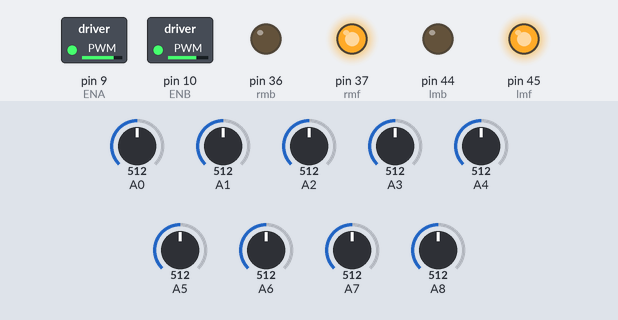
A sketch run on a simulated Arduino Mega 2560, built with avr-gcc and run on an emulated ATmega2560. Shown: switched loads named in the sketch (green lamp = pin HIGH), output pins drawn as LEDs (lit = HIGH). The inputs (shaded band) are chosen by the test bench; at power-on: A0 = 512, A1 = 512, A2 = 512, A3 = 512, A4 = 512, A5 = 512, A6 = 512, A7 = 512, A8 = 512.

Above: at 0.1 s.
Timing chart, 0 to 1.6 s (numbered marks = the images above):
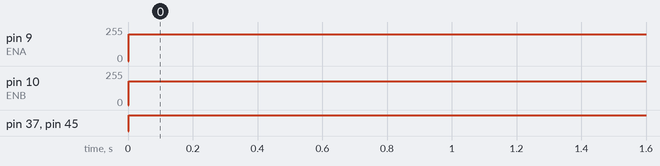

The sketch:

LuthaBot_2.0_Line_Follow.ino
```cpp
#include <NewPing.h>

#define TRIGGER_PIN  22  // Arduino pin tied to trigger pin on the ultrasonic sensor.
#define ECHO_PIN     23  // Arduino pin tied to echo pin on the ultrasonic sensor.
#define MAX_DISTANCE 30 // Maximum distance we want to ping for (in centimeters). Maximum sensor distance is rated at 400-500cm.
#define threshold 340

NewPing sonar(TRIGGER_PIN, ECHO_PIN, MAX_DISTANCE); // NewPing setup of pins and maximum distance.

int rmf = 37;
int rmb = 36;
int lmf = 45;       //initiating motor @Digital Pins
int lmb = 44;

int ENA = 9;        //Enabling motors @ pwm~9 & pwm~10 to control speed
int ENB = 10;

int  s1, s2, s3,       s4, s5, s6,      s7, s8, s9; //initiating sensor reading values
// s3 = left center reading; s2 = left near reading; s1 = left far reading;
// s4 = right center reading; s5 = right near reading; s6 = right far reading;

int sensor1 = 0;      //initiating  9 sensors @Analog Pins from A0 to A8
int sensor2 = 1;
int sensor3 = 2;
int sensor4 = 3;
int sensor5 = 4;
int sensor6 = 5;
int sensor7 = 6;
int sensor8 = 7;
int sensor9 = 8;

char pin[] =  {0, 1, 2, 3, 4, 5, 6, 7, 8};
int sensor[9];
String b;

//int b = s1 * 10 ^ 8 + s2 * 10 ^ 7  + s3 * 10 ^ 6 + s4 * 10 ^ 5 + s5 * 10 ^ 4 + s6 * 10 ^ 3 + s7 * 10 ^ 2 + s8 * 10 ^ 1 + s9 * 10 ^ 0 ;

void setup() {
  Serial.begin(9600);
  pinMode(sensor1, INPUT);
  pinMode(sensor2, INPUT);
  pinMode(sensor3, INPUT);
  pinMode(sensor4, INPUT);
  pinMode(sensor5, INPUT);
  pinMode(sensor6, INPUT);
  pinMode(sensor7, INPUT);
  pinMode(sensor8, INPUT);
  pinMode(sensor9, INPUT);

  pinMode(lmf, OUTPUT);
  pinMode(lmb, OUTPUT);
  pinMode(rmf, OUTPUT);
  pinMode(rmb, OUTPUT);
  MotorRun(0, 0);

}

void loop() {
  readSensors();
  Online();

}
```

Online.ino
```cpp
void Online() {
  //Line Color == 0 ;

  //condition 1: if middle sensors are online, go forward;

  if ( b == "111000111") {                  // 111 000 111 == 455
    MotorRun(200, 180);
  }

  //condition 2: if one of the Left middle sensors is in black, get back to line by going right

  else if (b == "111100111") {             // 111 100 111 == 487
    MotorRun(200, -180);
  }

  //condition 3: if one of the Right middle sensors is in black, get back to line by going Left

  else if (b == "111001111") {            // 111 001 111 == 463
    MotorRun(-200, 180);
  }

  //condition 4: if All of the Right Sensors are in White, Turn 90 Degree Right

  else if ( b == "111100000") {          //1111 00000 == 480
    MotorRun(200, -180);
  }
  //condition 5: if All of the Left Sensors are in White, Turn 90 Degree Left

  else if ( b == "000001111") {          //00000 1111 == 15
    MotorRun(-200, 180);
  }

  //condition 6: if All of the Sensors are in Black, Follow Wall.
  else if (b == "111111111") {         //111 111 111 == 511
    wall_follow();
  }

  //condition 7: if All of the Sensors are in White, Go Ahead.
  else if (b == "000000000") {           //000 000 000  == 0
    MotorRun(200, 180);
  }

  //condition 8: if middle sensors ars is invert color, rest of them are in line color.
  else if (b == "000111000") {           //000 111 000  ==
    MotorRun(0, 0);
  }
}
```

Sensors_Read.ino
```cpp
void readSensors()
{
  for (int i = 0; i < 9; i++)      //iterating for 9 times for 9 sensors
  {
    sensor[i] =  analogRead(pin[i]);    // Assigning the value from nth PIN to nth element of Sensor array
    if (sensor[i] > threshold)          // If the value of nth element of Sensor array is Greater than threshold, It's in Black or else It's in white;
      sensor[i] = 0;                    // 0 for line
    else
      sensor[i] = 1;                    // 1 for outside of the line
  }

  for (int k = 0; k < 9; k++)           // Iterating for 9 times
  {
    b += String(sensor[k], BIN);        // b + [Binary of nth element of sensor in string] is assigned for b.
  }

//  delay(100);
//  Serial.print(b);
//  Serial.print("  ");
//  Serial.print(" \n");
}
```

Wall_Follow.ino
```cpp
void wall_follow()
{
  //delay(50);                      // Wait 50ms between pings (about 20 pings/sec). 29ms should be the shortest delay between pings.
  unsigned int uS = sonar.ping(); // Send ping, get ping time in microseconds (uS).
  // Serial.print("Ping: ");

  int a = uS / US_ROUNDTRIP_CM;
  // Serial.print(a); // Convert ping time to distance in cm and print result (0 = outside set distance range)

  // Serial.println("cm");
  if (a >= 4 && a <= 5)
    MotorRun(200, 180);

  if (a < 4 && a > 0)
    MotorRun(200, 140);

  if (a > 5 && a < 10)
    MotorRun(140, 200);

}
```

Motor_Driver.ino
```cpp
//Left Motor in Enable B pin Named as ENA [Yes ENA]<<<<<<<<<<<
//Right Motor in Enable A pin Named as ENB <<<<<<<<<<<<<<<<<<


///////////////////Run The Motor with speed////////////////////////

void MotorRun(int leftMSpeed, int RightMSpeed) {    //Taking input as local variables for this function as speed
  if (leftMSpeed > 0) {                             //This speed will go to the analogWrite from ENA & ENB
    LeftMForward(leftMSpeed);
  }
  else if (leftMSpeed < 0) {
    LeftMBackward(leftMSpeed);
  }
  else if ( leftMSpeed == 0) {
    LeftMStop();
  }

  if (RightMSpeed > 0) {
    RightMForward(RightMSpeed);
  }
  else if (RightMSpeed < 0) {
    RightMBackward(RightMSpeed);
  }
  else if ( RightMSpeed == 0) {
    RightMStop();
  }
  //  Serial.println(leftMSpeed);
  //  Serial.print("     ");
  //  Serial.println(RightMSpeed);

}

/////////////////////Go Forward//////////////////////////////

void LeftMForward(int x) {    //Left Motor Forward
  analogWrite(ENA, x);
  digitalWrite(lmf, HIGH);
  digitalWrite(lmb, LOW);
}
void RightMForward(int y) {   //Right Motor Forward
  analogWrite(ENB, y);
  digitalWrite(rmf, HIGH);
  digitalWrite(rmb, LOW);
}

/////////////////////Go Backward//////////////////////////////

void goBackward(int x, int y) {              //Go Backward
  LeftMBackward(x);
  RightMBackward(y);
}
void LeftMBackward(int x) {                   //Left Motor Backward
  analogWrite(ENA, x);
  digitalWrite(lmf, LOW);
  digitalWrite(lmb, HIGH);
}
void RightMBackward(int y) {                 //Right Motor Backward
  analogWrite(ENB, y);
  digitalWrite(rmf, LOW);
  digitalWrite(rmb, HIGH);
}


////////////////////////Stop Motor///////////////////////

void stopMotor() {                          //Stop All motors
  LeftMStop();
  RightMStop();
}

void LeftMStop() {                           //Left Motor Stop
  digitalWrite(lmf, LOW);
  digitalWrite(lmb, LOW);
}

void RightMStop() {                         //Right Motor Stop
  digitalWrite(rmf, LOW);
  digitalWrite(rmb, LOW);
}
```

Measured:
- by itself, pin 9 (ENA): 0/255 → 200/255 at 0.00 s
- by itself, pin 10 (ENB): 0/255 → 180/255 at 0.00 s
- by itself, pin 37 (rmf), pin 45 (lmf): LOW → HIGH at 0.00 s
